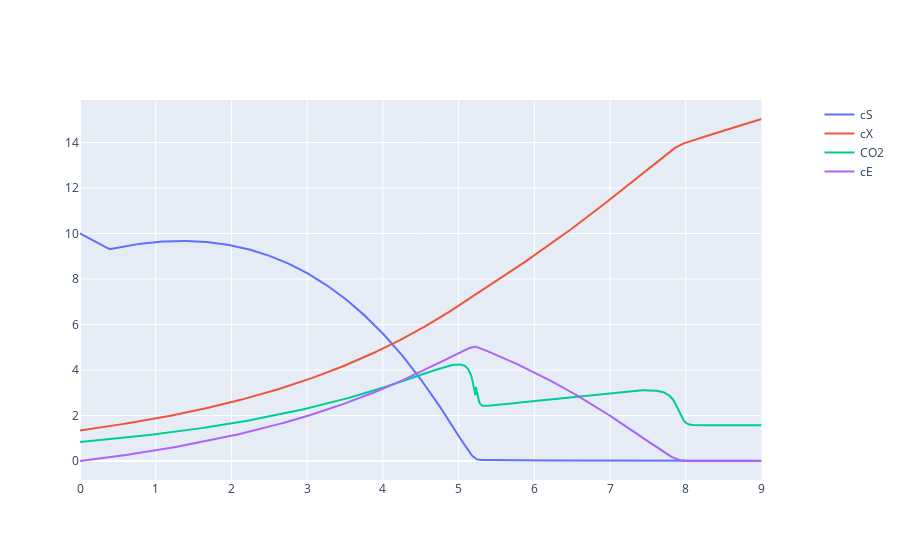

The notebook cell this image was saved under:
### Code cell
line_markers = "lines+markers"
line = "lines"



    
fig = make_subplots(specs=[[{"secondary_y": True}]])    
for column in df:
    if column in ["cS", "cX", "cE", "CO2", ]:

        secondary_y_flag = column  in ["mE", "CO2%"]                                       #or "CO2"
        
        fig.add_trace( 
    go.Scatter(x= df.index, y= df[column], name= column, mode = line), 
    secondary_y= secondary_y_flag,
    )
    
        
fig.show()

### Figure 1 — Plotly figure (JSON) as saved in the notebook; plotly's stock layout.template omitted (floating-point values rounded to 4 significant figures; data arrays with more than 128 entries replaced by an {"elided": "..."} marker saying what was removed)
{"data": [{"mode": "lines", "name": "cS", "type": "scatter", "x": {"elided": "1001 float values"}, "xaxis": "x", "y": {"elided": "1001 float values"}, "yaxis": "y"}, {"mode": "lines", "name": "cX", "type": "scatter", "x": {"elided": "1001 float values"}, "xaxis": "x", "y": {"elided": "1001 float values"}, "yaxis": "y"}, {"mode": "lines", "name": "CO2", "type": "scatter", "x": {"elided": "1001 float values"}, "xaxis": "x", "y": {"elided": "1001 float values"}, "yaxis": "y"}, {"mode": "lines", "name": "cE", "type": "scatter", "x": {"elided": "1001 float values"}, "xaxis": "x", "y": {"elided": "1001 float values"}, "yaxis": "y"}], "layout": {"xaxis": {"anchor": "y", "domain": [0, 0.94]}, "yaxis": {"anchor": "x", "domain": [0, 1]}, "yaxis2": {"anchor": "x", "overlaying": "y", "side": "right"}}}
